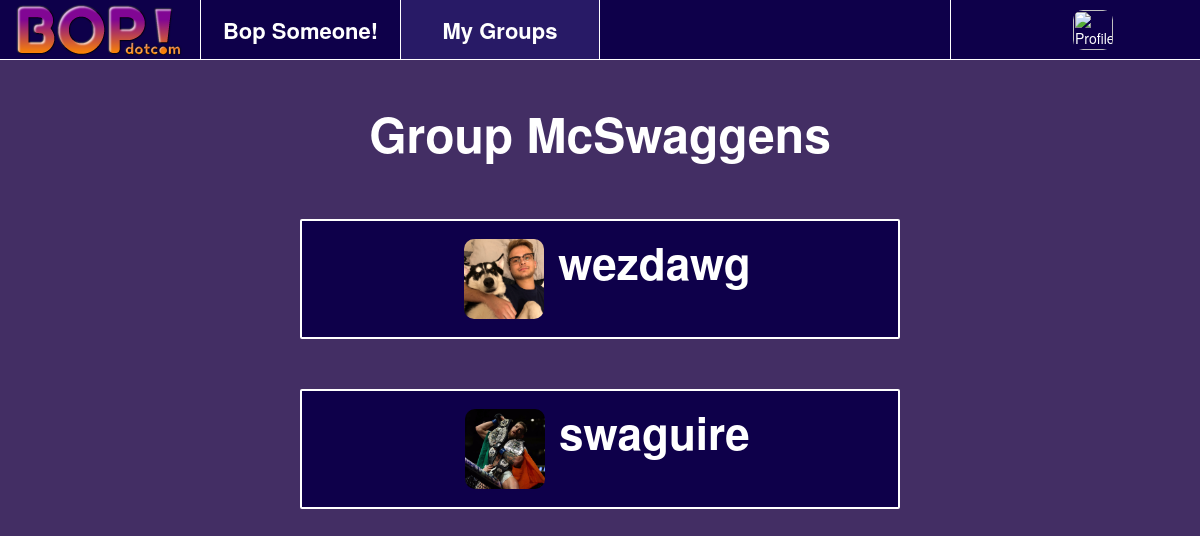
Page /groups/1/ on the committed database.
### bopapp/models.py (models this page shows)
class Group(models.Model):
	groupName = models.CharField('name', max_length=512, blank=True)
	dateCreated = models.DateTimeField(auto_now_add=True)

class Profile(models.Model):
	user = models.OneToOneField(User, on_delete=models.CASCADE)
	userName = models.CharField('userName', max_length=256, blank=True)
	firstName = models.CharField('firstName', max_length=256, blank=True)
	lastName = models.CharField('lastName', max_length=256, blank=True)
	birthDate = models.DateTimeField(auto_now_add=True)
	profilePicture = models.ImageField(upload_to='profile_pictures', null=True, blank=True)

### bopapp/views.py (the view)
# urls.py: path('groups/<int:g_id>/', views.group_page, name='group_info')
def group_page(request, g_id):
	user = request.user
	groups = Group.objects.filter(id=g_id)[0]
	people_in_group = In_Group.objects.filter(group = g_id).values_list('user', flat=True)
	people = Profile.objects.filter(user_id__in = people_in_group)
	return render(request, 'groupinfo.html', {
		'current_page': 'group',
		'name': 'Bop!',
		'group': groups,
		'people': people,
		'user': user
	})

### bopapp/templates/groupinfo.html
{% extends 'index.html' %}
{% load static %}
{% block content %}
<div class='userpage' style="color: white; width: 100%; height: content-fit; min-height: 100%; text-align: center; overflow-y: auto;">
	<div style="font-size: 48px; font-weight: bolder; margin: auto;">{{group.groupName}}</div>
	{% for p in people %}
	<a href="{% url 'userpage' p.id %}" style="color: white; text-decoration: none;">
		<div class="bop friend" style="text-align: center">
			<img class="profile-picture" src="{{p.profilePicture.url}}" alt="Profile Picture" style="margin-left: 15px; height: 80px; width: 80px; margin-top:6px">
			<span style="margin-left: 10px; font-weight: bolder; font-size: 44px; padding-top: 6px;">{{p.userName}}</span>
		</div>
	</a>
	{% endfor %}
	<div style="height:150px;"></div>
</div>
{% endblock %}

### bopapp/static/style.css (style rules this page uses)
.profile-picture { height: 40px; width: 40px; border-radius: 10px; display: inline-block; margin-top: 10px; }
.bop { background:#0E004A; width: 50%; height: 120px; margin: auto; margin-top:50px; text-align: left; padding-left: 20px; padding-right: 20px; padding-top:10px; padding-bottom: 10px; border: solid; border-color: white; border-width: 2px; border-radius: 2px; }

### rows in the picture
Group: groupName "Group McSwaggens"
Profile: profilePicture (picture), userName "wezdawg"
Profile: profilePicture (picture), userName "swaguire"
